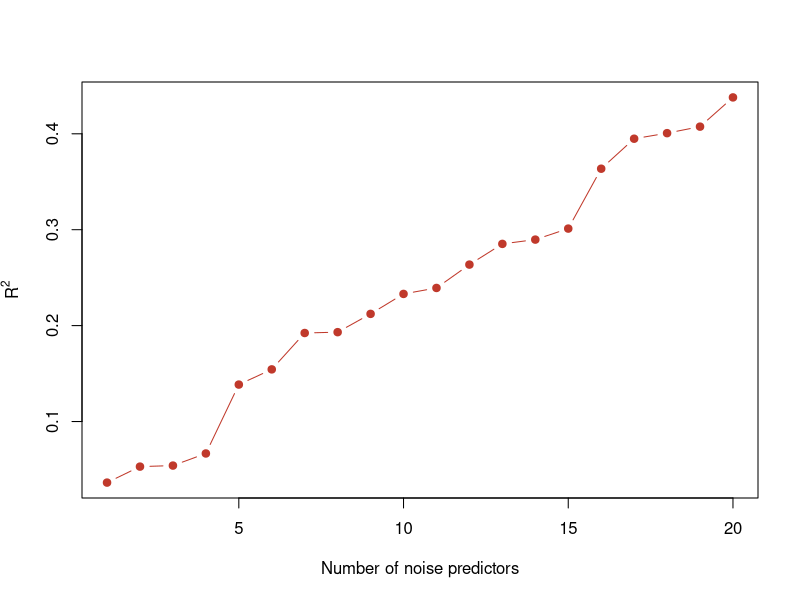

Recreate this plot in R.
## ---- chunk 1
#| fig-height: 3.2
set.seed(9)
n <- 40
noise <- as.data.frame(matrix(rnorm(n * 20), n))
y <- rnorm(n)                                    # y is unrelated to all predictors

r2 <- sapply(1:20, function(k)
  summary(lm(y ~ ., data = noise[, 1:k, drop = FALSE]))$r.squared)

plot(1:20, r2, type = "b", pch = 19, col = "#c0392b",
     xlab = "Number of noise predictors", ylab = expression(R^2))
